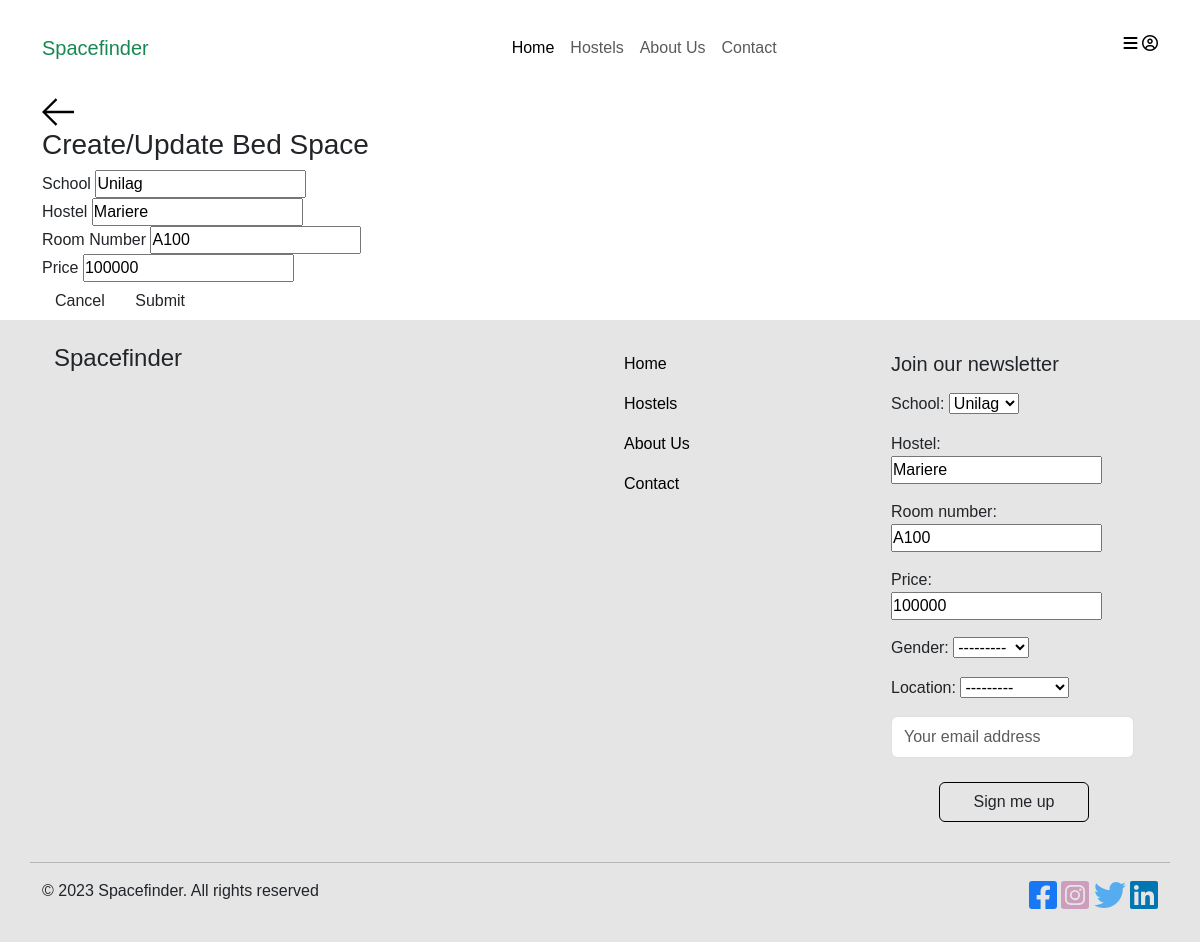
The page /update-space/1/ (signed in) on the database its author committed.
### base/models.py (models this page shows, shortened)
class Space(models.Model):
    LOCATION_CHOICES = [
        ('on-campus', 'On-Campus'),
        ('off-campus', 'Off-Campus'),
    ]
    GENDER_CHOICES = [
        ('male', 'Male'),
        ('female', 'Female'),
    ]
    host = models.ForeignKey(User, on_delete=models.SET_NULL, null=True)
    school = models.ForeignKey (School, on_delete=models.SET_NULL, null=True)
    hostel = models.CharField(max_length=200)
    room_number = models.CharField(max_length=5)
    price = models.PositiveIntegerField(null=True)
    gender = models.CharField(max_length=10, choices=GENDER_CHOICES, null=True)
    location = models.CharField(max_length=20, choices=LOCATION_CHOICES, null=True)
    updated = models.DateTimeField(auto_now=True)
    created = models.DateTimeField(auto_now_add=True)
    class Meta():
        ordering = ['-updated', '-created']

class School(models.Model):
    name = models.CharField(max_length=200)
    def __str__(self):
        return self.name

### base/views.py (the view, shortened to what this page needs)
# urls.py: path('update-space/<str:pk>/', views.updateSpace, name="update-space"),
@login_required(login_url='login')
def updateSpace(request, pk):
    space = get_object_or_404(Space, id=pk)
    if request.user != space.host:
        return HttpResponse("You're not allowed to do this!!!")
    form = SpaceForm(instance=space)
    schools = School.objects.all()
    context = {'form': form, 'space': space, 'schools': schools}
    return render(request, 'base/space-form.html', context)

### base/forms.py
class SpaceForm(ModelForm):
    class Meta:
        model = Space
        fields = '__all__'
        exclude = ['host']

### base/templates/base/space-form.html (shortened to what this page needs)
{% extends 'main.html' %}
{% block content %}
<main class="create-room layout">
  <div class="container">
    <div class="layout__box">
      <div class="layout__boxHeader">
        <div class="layout__boxTitle">
          <a href="{% url 'home' %}">
            <svg version="1.1" xmlns="http://www.w3.org/2000/svg" width="32" height="32" viewBox="0 0 32 32">
              <title>arrow-left</title>
              <path
                d="M13.723 2.286l-13.723 13.714 13.719 13.714 1.616-1.611-10.96-10.96h27.625v-2.286h-27.625l10.965-10.965-1.616-1.607z">
              </path>
            </svg>
          </a>
          <h3>Create/Update Bed Space</h3>
        </div>
      </div>
      <div class="layout__body">
        <form class="form" action="" method="POST">
          <div class="form__group">
            <label for="room_topic">School</label>
            <input required type="text" value="{{space.school.name}}" name="topic" list="topic-list" />
          </div>
          <div class="form__group">
            <label for="room_description">Hostel</label>
            {{form.hostel}}
          </div>
          <div class="form__group">
            <label for="room_name">Room Number</label>
            {{form.room_number}}
          </div>
          <div class="form__group">
            <label for="room_name">Price</label>
            {{form.price}}
          </div>
          <div class="form__action">
            <a class="btn btn--dark" href="{% url 'home' %}">Cancel</a>
            <button class="btn btn--main" type="submit">Submit</button>
          </div>
        </form>
      </div>
    </div>
  </div>
</main>
{% endblock content %}

### templates/footer.html (shortened to what this page needs)
{% load static %}
<footer class="footer-section py-4 mt-auto">
    <div class="container d-flex justify-content-around">
      <div class="container">
        <h4>Spacefinder</h4>
      </div>
      <div class="container d-flex justify-content-evenly">
        <div class="container">
            <ul class="list-unstyled">
                <li class="py-2"><a class="text-decoration-none text-black" href="{% url 'home' %}">Home</a></li>
                <li class="py-2"><a class="text-decoration-none text-black" href="{% url 'hostel' %}">Hostels</a></li>
                <li class="py-2"><a class="text-decoration-none text-black" href="{% url 'about' %}">About Us</a></li>
                <li class="py-2"><a class="text-decoration-none text-black" href="{% url 'contact' %}">Contact</a></li>
            </ul>
        </div>
        <div class="container">
            <h5 class="py-2">Join our newsletter</h5>
            <form method="post" action="{% url 'newsletter_subscription' %}">
              {{form.as_p}}
                <input type="text" class="form-control py-2" placeholder="Your email address" required>
                <button type="submit" class="btn border border-black my-4 ms-5 sign ">Sign me up</button>
            </form>
        </div>
      </div>
    </div>
    <hr class="container">
    <div class="container d-flex justify-content-between">
        <div>© 2023 Spacefinder. All rights reserved</div>
        <div>
            <a class="icon-link" href="#"><img src="{% static "/images/square-facebook.svg" %}"></a>
            <a class="icon-link" href="#"><img src="{% static "/images/square-instagram.svg" %}"></a>
            <a class="icon-link" href="#"><img src="{% static "/images/twitter.svg" %}"></a>
            <a class="icon-link" href="#"><img src="{% static "/images/linkedin.svg" %}"></a>
        </div>
    </div>
  </footer>

### static/styles/main.css (style rules this page uses)
* { font-family: Arial, Helvetica, sans-serif; padding: 0px; margin: 0; }
a { text-decoration: none; }
.footer-section { background-color: rgba(0, 0, 0, 0.1); margin-top: 50px; }
.sign { min-width: 150px; height: 40px; color: #fff; padding: 5px 10px; font-weight: bold; cursor: pointer; transition: all 0.3s ease; position: relative; display: inline-block; outline: none; border-radius: 5px; z-index: 0; background: #fff; overflow: hidden; border: 2px solid #495057; color: #495057; }
.sign:after { content: ""; position: absolute; z-index: -1; transition: all 0.3s ease; left: 0; bottom: 0; height: 0; width: 100%; background: #495057; }

### rows shown on the page
Space: topic "Unilag", hostel "Mariere", room_number "A100", price "100000", school "Unilag", gender "---------", location "---------"
